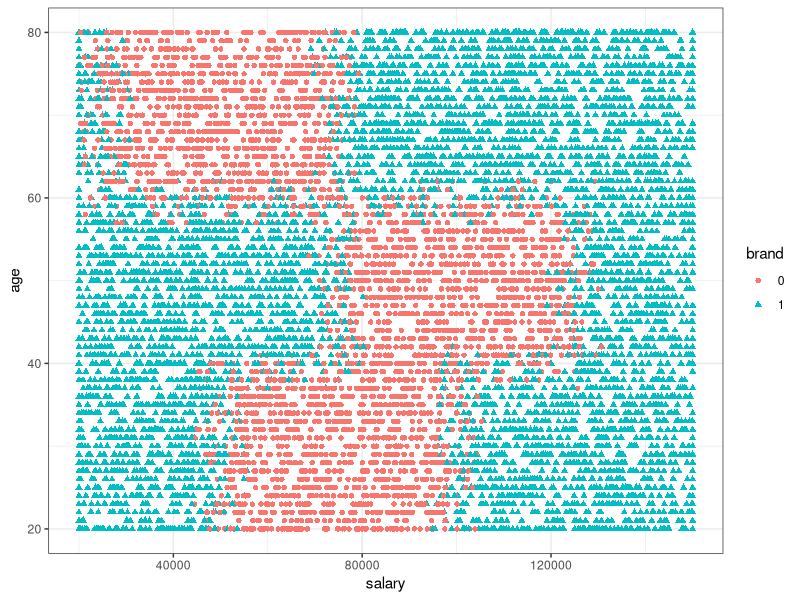

The R script that drew this image:
# what the program does: ####
# explore data and visualisation from CompleteResponses

# load libraries ####
library(ggplot2)
theme_set(theme_bw())

# initializations ####
setwd("C:/Users/jeron/ubiqumR/M1T1")

# load data ####
Responses <- read.csv('../CompleteResponses.csv')

# transform y to factor levels ####
Responses$brand <- factor(Responses$brand, ordered = FALSE)

# visualisations with ggplot ####
# Scatterplot
qplot(salary, age, data=Responses, shape =brand, color = brand)


